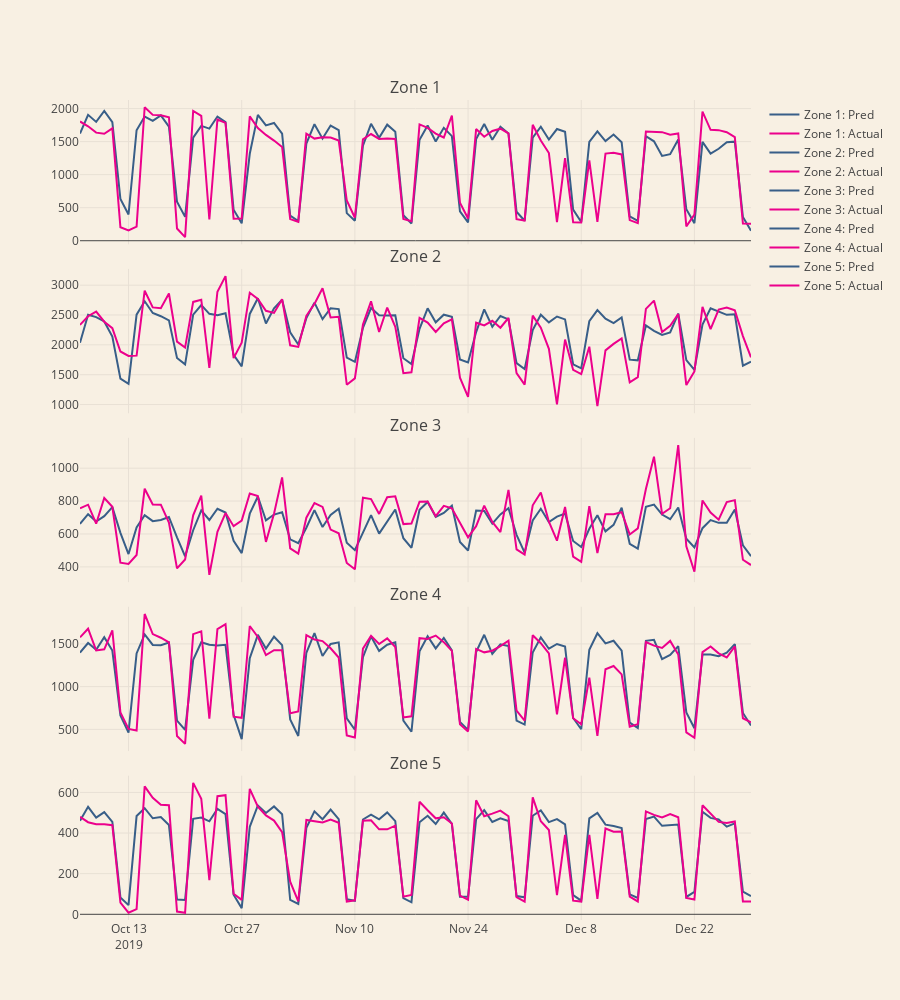

The code cell stored with this chart in its notebook:
### Code cell
fig = make_subplots(rows=predictions.shape[1], cols=1, 
                    shared_xaxes=True, vertical_spacing=0.03,
                    subplot_titles = [f'Zone {col}' for col in predictions.columns])

for i, col in enumerate(predictions.columns):
    fig.add_trace(
    go.Scatter(x=zone_test_df.index, y=predictions[col], 
               name=f'Zone {col}: Pred', line_color='#385E88',
               mode='lines'),
    row=i+1, col=1)
    fig.add_trace(
    go.Scatter(x=zone_test_df.index, y=zone_test_df[col], 
               name=f'Zone {col}: Actual', line_color='#EC008C',
               mode='lines'),
    row=i+1, col=1)
fig.update_layout(
    height=1000,)
fig.show()
